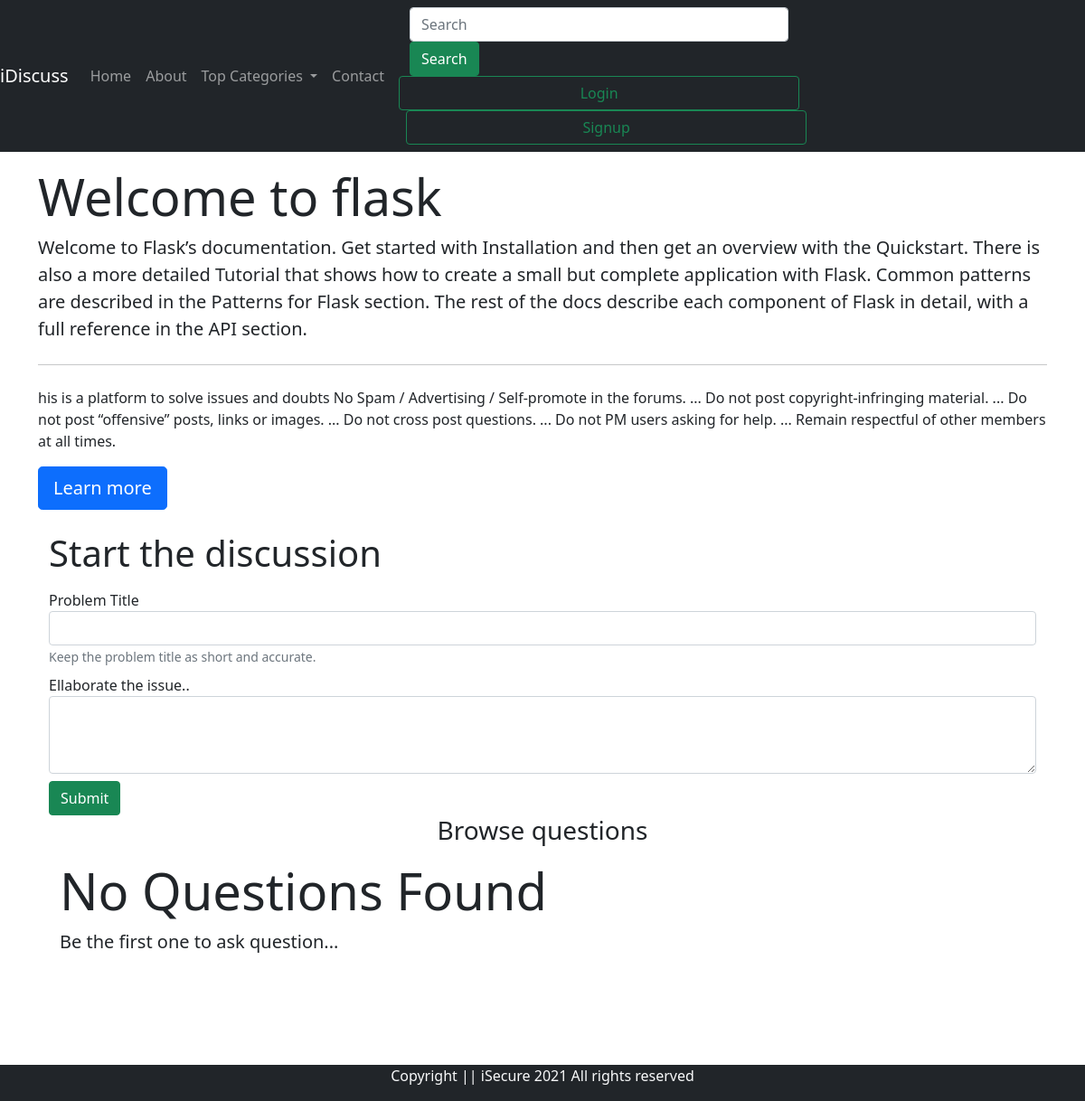
Page /forum/threads.php?catid=4 on the committed database.
### tables this page shows
CREATE TABLE `categories` (
  `category_ID` int(10) NOT NULL,
  `category_name` varchar(20) NOT NULL,
  `category_description` varchar(2000) NOT NULL,
  `dt` datetime NOT NULL DEFAULT current_timestamp()
);

### forum/threads.php (the view, shortened to what this page needs)
<!doctype html>
<html lang="en">
<head>
    <link href="https://cdn.jsdelivr.net/npm/bootstrap@5.0.0/dist/css/bootstrap.min.css" rel="stylesheet"
>
    <link rel="stylesheet" href="style.css" class="css">
</head>
<body>
    <?php include"partials/_header.php" ?>
    <?php include"partials/_dbconnect.php" ?>
    <?php
    $id=$_GET['catid'];
    $sql ="SELECT * FROM `categories` WHERE category_ID=$id";
    $result =mysqli_query($conn, $sql);
    while($row =mysqli_fetch_assoc($result)){
        $catname= $row['category_name'];
        $catdesc =$row['category_description'];
    }
    ?>
    <div class="container my-3">
        <div class="jumbotron ">
            <h1 class="display-4"> Welcome to <?php echo $catname;?></h1>
            <p class="lead"><?php echo $catdesc; ?></p>
            <hr class="my-4">
            <p>his is a platform to solve issues and doubts
                No Spam / Advertising / Self-promote in the forums. ...
                Do not post copyright-infringing material. ...
                Do not post “offensive” posts, links or images. ...
                Do not cross post questions. ...
                Do not PM users asking for help. ...
                Remain respectful of other members at all times.
            </p>
            <a class="btn btn-primary btn-lg" href="#" role="button">Learn more</a>
        </div>
        <div class="container">
            <h1 class="py-2">Start the discussion </h2>
                <form action="<?php echo $_SERVER['REQUEST_URI']?>" method="post">
                    <div class="form-group">
                        <label for="exampleInputEmail1">Problem Title</label>
                        <input type="text" class="form-control" id="title" name="title" aria-describedby="emailHelp"
                            placeholder="">
                        <small class="form-text text-muted">Keep the problem title as short and accurate.</small>
                    </div>
                    <div class="form-group mt-2">
                        <label for="exampleFormControlTextarea1">Ellaborate the issue..</label>
                        <textarea class="form-control" id="desc" name="desc" rows="3"></textarea>
                    </div>
                    <button type="submit" class="btn btn-success mt-2">Submit</button>
                </form>
        </div>
        <div class="ques container" id="ques">
            <h3 class="text-center">Browse questions</h3>
            <?php
    $noresult= true;
    if($noresult){
        echo
        '<div class="jumbotron jumbotron-fluid mt-3">
        <div class="container">
          <h1 class="display-4">No Questions Found</h1>
          <p class="lead">Be the first one to ask question...</p>
        </div>
      </div>';
    }
    ?>
            <?php include"partials/footer.php" ?>
</body>
</html>

### forum/style.css (style rules this page uses)
#ques { min-height:300px; }

### rows in the picture
categories: category_name "flask", category_description "Welcome to Flask’s documentation. Get started with Installation and then get an overview with the Quickstart. There is also a more detailed Tutorial that shows how to create a small but complete application with Flask. Common patterns are described in the Patterns for Flask section. The rest of the docs describe each component of Flask in detail, with a full reference in the API section."
